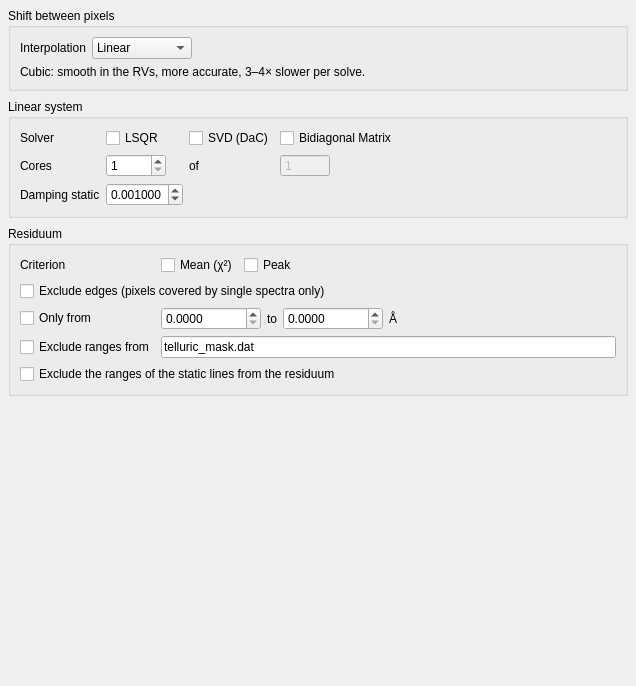
            <widget class="QWidget" name="tabModel_c">
             <property name="geometry">
              <rect>
               <x>0</x>
               <y>0</y>
               <width>636</width>
               <height>686</height>
              </rect>
             </property>
             <layout class="QVBoxLayout" name="tabModel_v">
              <property name="spacing">
               <number>8</number>
              </property>
              <property name="leftMargin">
               <number>8</number>
              </property>
              <property name="topMargin">
               <number>8</number>
              </property>
              <property name="rightMargin">
               <number>8</number>
              </property>
              <property name="bottomMargin">
               <number>8</number>
              </property>
              <item>
               <widget class="QGroupBox" name="grpShift">
                <property name="title">
                 <string>Shift between pixels</string>
                </property>
                <layout class="QGridLayout" name="grdShift">
                 <item row="0" column="0">
                  <widget class="QLabel" name="lbl_21">
                   <property name="text">
                    <string>Interpolation</string>
                   </property>
                  </widget>
                 </item>
                 <item row="0" column="1">
                  <widget class="QComboBox" name="comboBox_interp">
                   <property name="minimumSize">
                    <size>
                     <width>100</width>
                     <height>0</height>
                    </size>
                   </property>
                   <property name="maximumSize">
                    <size>
                     <width>100</width>
                     <height>16777215</height>
                    </size>
                   </property>
                   <property name="toolTip">
                    <string>Shift of the component spectra between pixels. Linear: 2 pixels, residuum has kinks at whole-pixel shifts. Cubic: 4-pixel Catmull-Rom (Keys) interpolation, smooth in the RVs and more accurate for narrow lines.</string>
                   </property>
                   <property name="sizeAdjustPolicy">
                    <enum>QComboBox::SizeAdjustPolicy::AdjustToContents</enum>
                   </property>
                   <item>
                    <property name="text">
                     <string>Linear</string>
                    </property>
                   </item>
                   <item>
                    <property name="text">
                     <string>Cubic</string>
                    </property>
                   </item>
                  </widget>
                 </item>
                 <item row="0" column="2">
                  <spacer name="sp_22">
                   <property name="orientation">
                    <enum>Qt::Orientation::Horizontal</enum>
                   </property>
                   <property name="sizeHint" stdset="0">
                    <size>
                     <width>0</width>
                     <height>0</height>
                    </size>
                   </property>
                  </spacer>
                 </item>
                 <item row="1" column="0" colspan="3">
                  <widget class="QLabel" name="lbl_23">
                   <property name="text">
                    <string>Cubic: smooth in the RVs, more accurate, 3–4× slower per solve.</string>
                   </property>
                  </widget>
                 </item>
                </layout>
               </widget>
              </item>
              <item>
               <widget class="QGroupBox" name="grpSolver">
                <property name="title">
                 <string>Linear system</string>
                </property>
                <layout class="QGridLayout" name="grdSolver">
                 <item row="0" column="0">
                  <widget class="QLabel" name="lbl_24">
                   <property name="text">
                    <string>Solver</string>
                   </property>
                  </widget>
                 </item>
                 <item row="0" column="1">
                  <widget class="QCheckBox" name="checkBox_5">
                   <property name="toolTip">
                    <string>Iterative least-squares solver on the sparse matrix (fast, little memory).</string>
                   </property>
                   <property name="text">
                    <string>LSQR</string>
                   </property>
                  </widget>
                 </item>
                 <item row="0" column="2">
                  <widget class="QCheckBox" name="checkBox_6">
                   <property name="toolTip">
                    <string>Truncated SVD (divide and conquer) on a dense copy of the matrix (slow, needs much memory).</string>
                   </property>
                   <property name="text">
                    <string>SVD (DaC)</string>
                   </property>
                  </widget>
                 </item>
                 <item row="0" column="3">
                  <widget class="QCheckBox" name="checkBox_7">
                   <property name="text">
                    <string>Bidiagonal Matrix</string>
                   </property>
                  </widget>
                 </item>
                 <item row="0" column="4">
                  <spacer name="sp_25">
                   <property name="orientation">
                    <enum>Qt::Orientation::Horizontal</enum>
                   </property>
                   <property name="sizeHint" stdset="0">
                    <size>
                     <width>0</width>
                     <height>0</height>
                    </size>
                   </property>
                  </spacer>
                 </item>
                 <item row="1" column="0">
                  <widget class="QLabel" name="lbl_26">
                   <property name="text">
                    <string>Cores</string>
                   </property>
                  </widget>
                 </item>
                 <item row="1" column="1">
                  <widget class="QSpinBox" name="spinBox_8">
                   <property name="minimumSize">
                    <size>
                     <width>60</width>
                     <height>0</height>
                    </size>
                   </property>
                   <property name="maximumSize">
                    <size>
                     <width>60</width>
                     <height>16777215</height>
                    </size>
                   </property>
                   <property name="toolTip">
                    <string>Number of cores used by LSQR (OpenMP) and by the SVD (multi-threaded BLAS such as OpenBLAS). Default 2: in a scaling test on long spectra more cores took longer.</string>
                   </property>
                   <property name="minimum">
                    <number>1</number>
                   </property>
                   <property name="maximum">
                    <number>9999</number>
                   </property>
                  </widget>
                 </item>
                 <item row="1" column="2">
                  <widget class="QLabel" name="lbl_27">
                   <property name="text">
                    <string>of</string>
                   </property>
                  </widget>
                 </item>
                 <item row="1" column="3">
                  <widget class="QSpinBox" name="spinBox_7">
                   <property name="enabled">
                    <bool>false</bool>
                   </property>
                   <property name="minimumSize">
                    <size>
                     <width>50</width>
                     <height>0</height>
                    </size>
                   </property>
                   <property name="maximumSize">
                    <size>
                     <width>50</width>
                     <height>16777215</height>
                    </size>
                   </property>
                   <property name="readOnly">
                    <bool>true</bool>
                   </property>
                   <property name="buttonSymbols">
                    <enum>QAbstractSpinBox::ButtonSymbols::NoButtons</enum>
                   </property>
                   <property name="minimum">
                    <number>1</number>
                   </property>
                   <property name="maximum">
                    <number>9999</number>
                   </property>
                  </widget>
                 </item>
                 <item row="2" column="0">
                  <widget class="QLabel" name="lbl_tdamp">
                   <property name="text">
                    <string>Damping static</string>
                   </property>
                  </widget>
                 </item>
                 <item row="2" column="1">
                  <widget class="QDoubleSpinBox" name="doubleSpinBox_tdamp">
                   <property name="toolTip">
                    <string>LSQR with static lines: damping of the static spectrum, relative to the squared norm of each of its columns (0: off). The broad structure of the static spectrum is nearly undetermined (only the relative motion of the stars separates it from A and B): without damping LSQR needs many more iterations (iota Tri A, 47 x 70 000 pixels: 11 720 instead of 3 870) and A, B and the static spectrum take up large broad deviations of opposite sign. The lines of the static spectrum become smaller by this fraction.</string>
                   </property>
                   <property name="decimals">
                    <number>6</number>
                   </property>
                   <property name="minimum">
                    <double>0.000000000000000</double>
                   </property>
                   <property name="maximum">
                    <double>1.000000000000000</double>
                   </property>
                   <property name="singleStep">
                    <double>0.001000000000000</double>
                   </property>
                   <property name="value">
                    <double>0.001000000000000</double>
                   </property>
                  </widget>
                 </item>
                </layout>
               </widget>
              </item>
              <item>
               <widget class="QGroupBox" name="grpResiduum">
                <property name="title">
                 <string>Residuum</string>
                </property>
                <layout class="QGridLayout" name="grdResiduum">
                 <item row="0" column="0">
                  <widget class="QLabel" name="lbl_28">
                   <property name="text">
                    <string>Criterion</string>
                   </property>
                  </widget>
                 </item>
                 <item row="0" column="1">
                  <widget class="QCheckBox" name="checkBox_14">
                   <property name="text">
                    <string>Mean (χ²)</string>
                   </property>
                  </widget>
                 </item>
                 <item row="0" column="2">
                  <widget class="QCheckBox" name="checkBox_15">
                   <property name="text">
                    <string>Peak</string>
                   </property>
                  </widget>
                 </item>
                 <item row="0" column="3">
                  <spacer name="sp_29">
                   <property name="orientation">
                    <enum>Qt::Orientation::Horizontal</enum>
                   </property>
                   <property name="sizeHint" stdset="0">
                    <size>
                     <width>0</width>
                     <height>0</height>
                    </size>
                   </property>
                  </spacer>
                 </item>
                 <item row="1" column="0" colspan="4">
                  <widget class="QCheckBox" name="checkBox_40">
                   <property name="toolTip">
                    <string>Compute the residuum without the outer pixels of each spectrum (RV range in pixels + 2). There the reconstructed spectra are constrained by single spectra only, and the residuum jumps when an RV crosses a pixel boundary.</string>
                   </property>
                   <property name="text">
                    <string>Exclude edges (pixels covered by single spectra only)</string>
                   </property>
                  </widget>
                 </item>
                 <item row="2" column="0">
                  <widget class="QCheckBox" name="checkBox_33">
                   <property name="text">
                    <string>Only from</string>
                   </property>
                  </widget>
                 </item>
                 <item row="2" column="1" colspan="3">
                  <layout class="QHBoxLayout" name="rowRange_l">
                   <property name="leftMargin">
                    <number>0</number>
                   </property>
                   <property name="topMargin">
                    <number>0</number>
                   </property>
                   <property name="rightMargin">
                    <number>0</number>
                   </property>
                   <property name="bottomMargin">
                    <number>0</number>
                   </property>
                   <item>
                    <widget class="QDoubleSpinBox" name="doubleSpinBox_14">
                     <property name="minimumSize">
                      <size>
                       <width>100</width>
                       <height>0</height>
                      </size>
                     </property>
                     <property name="maximumSize">
                      <size>
                       <width>100</width>
                       <height>16777215</height>
                      </size>
                     </property>
                     <property name="decimals">
                      <number>4</number>
                     </property>
                     <property name="maximum">
                      <double>9999.989999999999782</double>
                     </property>
                    </widget>
                   </item>
                   <item>
                    <widget class="QLabel" name="lbl_30">
                     <property name="text">
                      <string>to</string>
                     </property>
                    </widget>
                   </item>
                   <item>
                    <widget class="QDoubleSpinBox" name="doubleSpinBox_15">
                     <property name="minimumSize">
                      <size>
                       <width>100</width>
                       <height>0</height>
                      </size>
                     </property>
                     <property name="maximumSize">
                      <size>
                       <width>100</width>
                       <height>16777215</height>
                      </size>
                     </property>
                     <property name="decimals">
                      <number>4</number>
                     </property>
                     <property name="maximum">
                      <double>9999.989999999999782</double>
                     </property>
                    </widget>
                   </item>
                   <item>
                    <widget class="QLabel" name="lbl_31">
                     <property name="text">
                      <string>Å</string>
                     </property>
                    </widget>
                   </item>
                   <item>
                    <spacer name="sp_32">
                     <property name="orientation">
                      <enum>Qt::Orientation::Horizontal</enum>
                     </property>
                     <property name="sizeHint" stdset="0">
                      <size>
                       <width>0</width>
                       <height>0</height>
                      </size>
                     </property>
                    </spacer>
                   </item>
                  </layout>
                 </item>
                 <item row="3" column="0">
                  <widget class="QCheckBox" name="checkBox_mask">
                   <property name="toolTip">
                    <string>Leave wavelength ranges out of the solution and the residuum, e.g. telluric bands: file in the work folder with from and to in Å (frame of the input spectra), one range per line. If telluric_mask.dat does not exist, it is created with the strongest telluric bands and the strong chromospheric lines (Balmer, Ca II H&amp;K, Mg b, Na D, Ca II IR triplet) and can then be edited.</string>
                   </property>
                   <property name="text">
                    <string>Exclude ranges from</string>
                   </property>
                  </widget>
                 </item>
                 <item row="3" column="1" colspan="3">
                  <widget class="QLineEdit" name="lineEdit_mask">
                   <property name="toolTip">
                    <string>File with the excluded ranges (from, to in Å per line, further text ignored; # comments). Default telluric_mask.dat: created with the strongest telluric bands and strong chromospheric lines if missing.</string>
                   </property>
                   <property name="text">
                    <string>telluric_mask.dat</string>
                   </property>
                  </widget>
                 </item>
                 <item row="4" column="0" colspan="4">
                  <widget class="QCheckBox" name="checkBox_resstatic">
                   <property name="toolTip">
                    <string>Compute the residuum (and the residual statistics and the S/N estimate) without the pixels in the ranges of the file of the Data tab, &quot;Static lines only in&quot; (observatory frame; shifted by BC in corrected spectra). They stay in the solution. Takes effect with Read data or when ticked.</string>
                   </property>
                   <property name="text">
                    <string>Exclude the ranges of the static lines from the residuum</string>
                   </property>
                  </widget>
                 </item>
                </layout>
               </widget>
              </item>
              <item>
               <spacer name="sp_33">
                <property name="orientation">
                 <enum>Qt::Orientation::Vertical</enum>
                </property>
                <property name="sizeHint" stdset="0">
                 <size>
                  <width>0</width>
                  <height>0</height>
                 </size>
                </property>
               </spacer>
              </item>
             </layout>
            </widget>
